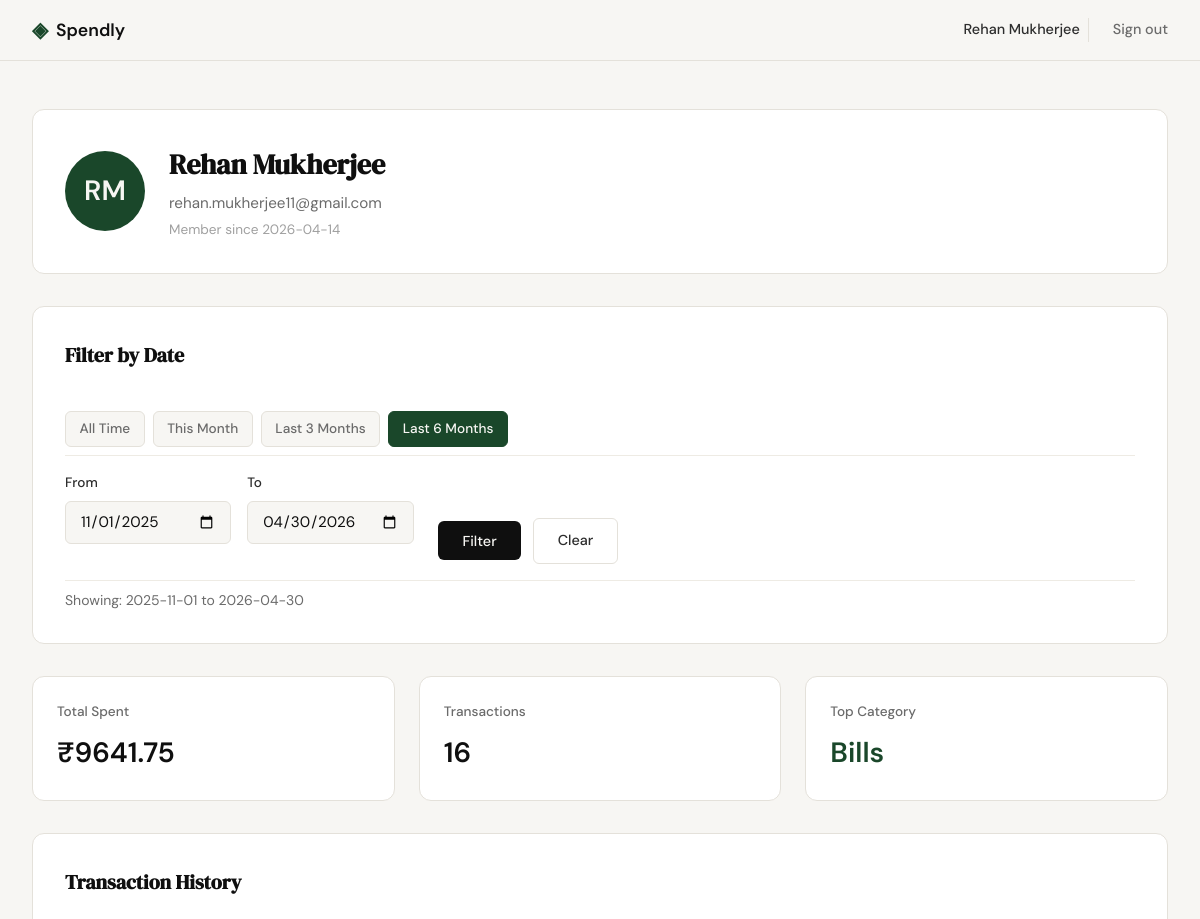
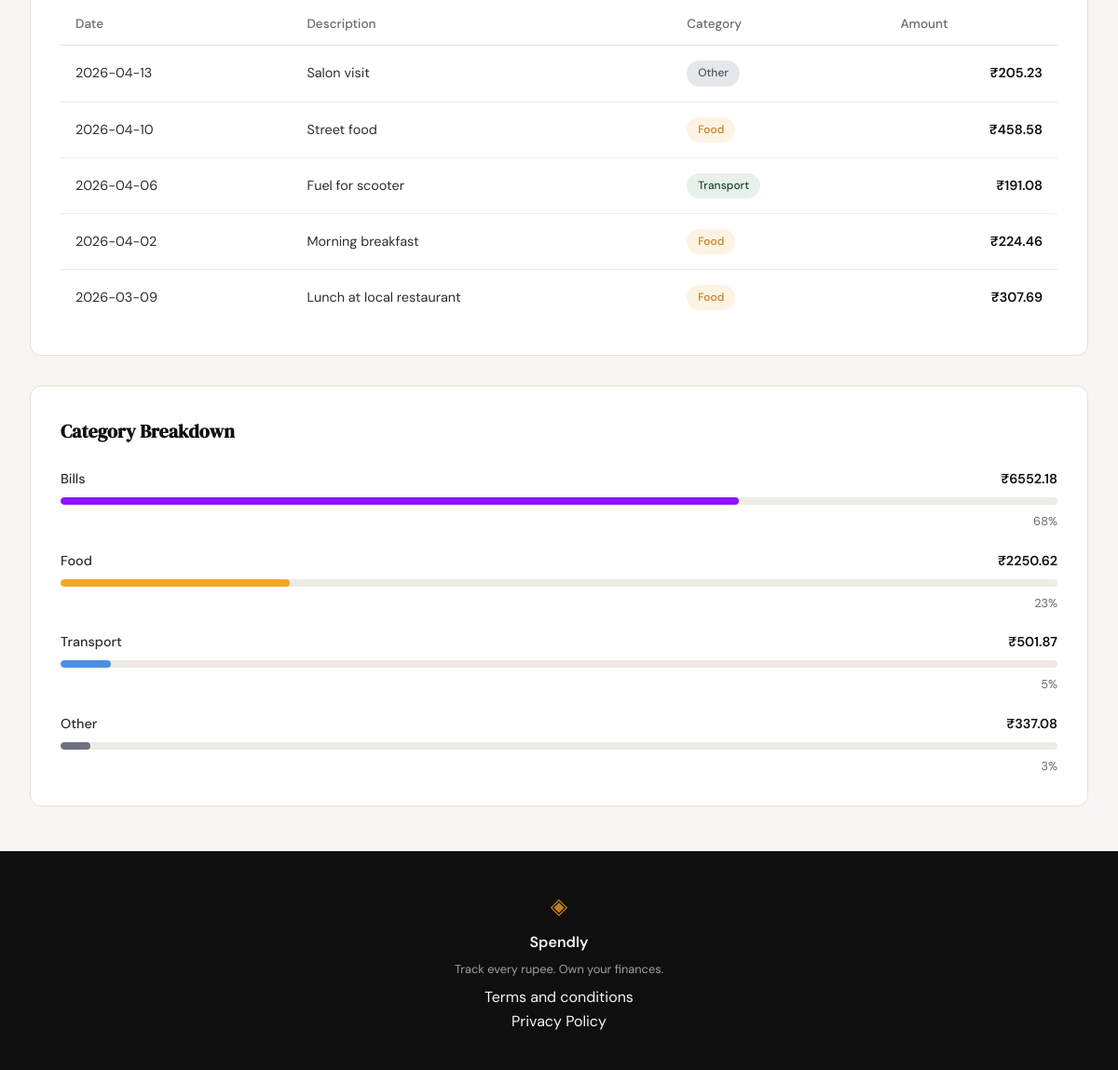
/profile?date_from=2025-11-01&date_to=2026-04-30 (signed in), run on the app's committed database (2 pictures, top to bottom).
### tables this page shows
CREATE TABLE users (
            id INTEGER PRIMARY KEY AUTOINCREMENT,
            name TEXT NOT NULL,
            email TEXT UNIQUE NOT NULL,
            password_hash TEXT NOT NULL,
            created_at TEXT DEFAULT (datetime('now'))
        );

CREATE TABLE expenses (
            id INTEGER PRIMARY KEY AUTOINCREMENT,
            user_id INTEGER NOT NULL,
            amount REAL NOT NULL,
            category TEXT NOT NULL,
            date TEXT NOT NULL,
            description TEXT,
            created_at TEXT DEFAULT (datetime('now')),
            FOREIGN KEY (user_id) REFERENCES users(id)
        );

### app.py (the view)
@app.route("/profile")
def profile():
    if not session.get("user_id"):
        flash("Please log in to view your profile.", "error")
        return redirect(url_for("login"))
    user_id = session["user_id"]
    date_from = parse_date(request.args.get("date_from", ""))
    date_to = parse_date(request.args.get("date_to", ""))
    if date_from and date_to and date_from > date_to:
        flash("Start date must be before end date.", "error")
        date_from = None
        date_to = None
    today = datetime.now().strftime("%Y-%m-%d")
    this_month_start = datetime.now().replace(day=1).strftime("%Y-%m-%d")
    three_months_ago = (datetime.now() - timedelta(days=90)).strftime("%Y-%m-%d")
    six_months_ago = (datetime.now() - timedelta(days=180)).strftime("%Y-%m-%d")
    active_preset = None
    if date_from == this_month_start and date_to == today:
        active_preset = "this_month"
    elif date_from == three_months_ago and date_to == today:
        active_preset = "last_3_months"
    elif date_from == six_months_ago and date_to == today:
        active_preset = "last_6_months"
    elif not date_from and not date_to:
        active_preset = "all_time"
    conn = get_db()
    cursor = conn.cursor()
    cursor.execute("SELECT id, name, email, created_at FROM users WHERE id = ?", (user_id,))
    user_row = cursor.fetchone()
    user = {
        "name": user_row["name"],
        "email": user_row["email"],
        "member_since": user_row["created_at"][:10] if user_row else "Unknown"
    }
    stats = get_summary_stats(cursor, user_id, date_from, date_to)
    transactions = get_recent_transactions(cursor, user_id, limit=5, date_from=date_from, date_to=date_to)
    categories = get_category_breakdown(cursor, user_id, date_from, date_to)
    conn.close()
    return render_template(
        "profile.html",
        user=user,
        stats=stats,
        transactions=transactions,
        categories=categories,
        date_from=date_from or "",
        date_to=date_to or "",
        active_preset=active_preset,
        this_month_start=this_month_start,
        three_months_ago=three_months_ago,
        six_months_ago=six_months_ago,
        today=today
    )

### app.py (called while the page is built)
def parse_date(value):
    if not value or not value.strip():
        return None
    try:
        datetime.strptime(value.strip(), "%Y-%m-%d")
        return value.strip()
    except ValueError:
        return None

### database/db.py (called while the page is built)
def get_db():
    conn = sqlite3.connect(DATABASE)
    conn.row_factory = sqlite3.Row
    conn.execute("PRAGMA foreign_keys = ON")
    return conn

### templates/profile.html (shortened to what this page needs)
{% extends "base.html" %}
{% block content %}
<div class="profile-container">
    <div class="profile-card">
        <div class="profile-header">
            <div class="profile-avatar">
                {{ user.name[0]|upper }}{{ user.name.split()[-1][0]|upper if ' ' in user.name else '' }}
            </div>
            <div class="profile-info">
                <h1 class="profile-name">{{ user.name }}</h1>
                <p class="profile-email">{{ user.email }}</p>
                <p class="profile-member">Member since {{ user.member_since }}</p>
            </div>
        </div>
    </div>
    <div class="profile-card filter-section">
        <h2 class="section-title">Filter by Date</h2>
        <div class="filter-presets">
            <a href="{{ url_for('profile') }}" class="btn-preset {{ 'active' if active_preset == 'all_time' else '' }}">All Time</a>
            <a href="{{ url_for('profile', date_from=this_month_start, date_to=today) }}" class="btn-preset {{ 'active' if active_preset == 'this_month' else '' }}">This Month</a>
            <a href="{{ url_for('profile', date_from=three_months_ago, date_to=today) }}" class="btn-preset {{ 'active' if active_preset == 'last_3_months' else '' }}">Last 3 Months</a>
            <a href="{{ url_for('profile', date_from=six_months_ago, date_to=today) }}" class="btn-preset {{ 'active' if active_preset == 'last_6_months' else '' }}">Last 6 Months</a>
        </div>
        <form method="GET" action="{{ url_for('profile') }}" class="date-filter-form">
            <div class="filter-inputs">
                <div class="form-group">
                    <label for="date_from">From</label>
                    <input type="date" id="date_from" name="date_from" value="{{ date_from }}" class="form-input">
                </div>
                <div class="form-group">
                    <label for="date_to">To</label>
                    <input type="date" id="date_to" name="date_to" value="{{ date_to }}" class="form-input">
                </div>
            </div>
            <div class="filter-actions">
                <button type="submit" class="btn-primary">Filter</button>
                <a href="{{ url_for('profile') }}" class="btn-ghost">Clear</a>
            </div>
        </form>
        {% if date_from and date_to %}
        <p class="filter-active">Showing: {{ date_from }} to {{ date_to }}</p>
        {% endif %}
    </div>
    <div class="stats-grid">
        <div class="stat-card">
            <span class="stat-label">Total Spent</span>
            <span class="stat-value">₹{{ "%.2f"|format(stats.total_spent) }}</span>
        </div>
        <div class="stat-card">
            <span class="stat-label">Transactions</span>
            <span class="stat-value">{{ stats.transaction_count }}</span>
        </div>
        <div class="stat-card">
            <span class="stat-label">Top Category</span>
            <span class="stat-value stat-category">{{ stats.top_category }}</span>
        </div>
    </div>
    <div class="profile-card">
        <h2 class="section-title">Transaction History</h2>
        <table class="transactions-table">
            <thead>
                <tr>
                    <th>Date</th>
                    <th>Description</th>
                    <th>Category</th>
                    <th>Amount</th>
                </tr>
            </thead>
            <tbody>
                {% for txn in transactions %}
                <tr>
                    <td>{{ txn.date }}</td>
                    <td>{{ txn.description }}</td>
                    <td><span class="badge badge-{{ txn.category|lower }}">{{ txn.category }}</span></td>
                    <td class="amount">₹{{ "%.2f"|format(txn.amount) }}</td>
                </tr>
                {% endfor %}
            </tbody>
        </table>
    </div>
    <div class="profile-card">
        <h2 class="section-title">Category Breakdown</h2>
        <div class="category-list">
            {% for cat in categories %}
            <div class="category-item">
                <div class="category-info">
                    <span class="category-name">{{ cat.name }}</span>
                    <span class="category-amount">₹{{ "%.2f"|format(cat.amount) }}</span>
                </div>
                <div class="progress-track">
                    <div class="progress-bar progress-{{ cat.name|lower }}" style="width: {{ cat.percentage }}%"></div>
                </div>
                <span class="category-percentage">{{ cat.percentage }}%</span>
            </div>
            {% endfor %}
        </div>
    </div>
</div>
{% endblock %}

### templates/base.html (shortened to what this page needs)
<!DOCTYPE html>
<html lang="en">
<head>
    <link rel="stylesheet" href="{{ url_for('static', filename='css/style.css') }}">
</head>
<body>
    <nav class="navbar">
        <div class="nav-inner">
            <a href="{{ url_for('landing') }}" class="nav-brand">
                <span class="brand-icon">◈</span>
                <span class="brand-name">Spendly</span>
            </a>
            <div class="nav-links">
                {% if session.get('user_id') %}
                    <span class="nav-user">{{ session.get('user_name', 'User') }}</span>
                    <a href="{{ url_for('logout') }}">Sign out</a>
                {% else %}
                    <a href="{{ url_for('login') }}">Sign in</a>
                    <a href="{{ url_for('register') }}" class="nav-cta">Get started</a>
                {% endif %}
            </div>
        </div>
    </nav>
    <main class="main-content">
        {% block content %}{% endblock %}
    </main>
    <footer class="footer">
        <div class="footer-inner">
            <span class="brand-icon">◈</span>
            <span class="footer-name">Spendly</span>
            <p class="footer-copy">Track every rupee. Own your finances.</p>
            <div class="footer-links">
                <a href="{{ url_for('terms') }}">Terms and conditions</a><br>
                <a href="{{ url_for('privacy') }}">Privacy Policy</a>
            </div>
        </div>
    </footer>
</body>
</html>

### data on the page
users: get "Rehan Mukherjee", name "R", name "M", name "Rehan Mukherjee", email "rehan.mukherjee11@gmail.com"
expenses: date "2026-04-13", description "Salon visit", category "Other", amount "205.23"
expenses: date "2026-04-10", description "Street food", category "Food", amount "458.58"
expenses: date "2026-04-06", description "Fuel for scooter", category "Transport", amount "191.08"
expenses: date "2026-04-02", description "Morning breakfast", category "Food", amount "224.46"
expenses: date "2026-03-09", description "Lunch at local restaurant", category "Food", amount "307.69"

### other printed values
{{ user.member_since }} "2026-04-14"
{{ date_from }} "2025-11-01"
{{ date_to }} "2026-04-30"
{{ "%.2f"|format(stats.total_spent) }} "9641.75"
{{ stats.transaction_count }} "16"
{{ stats.top_category }} "Bills"
{{ cat.name }} "Bills" "Food" "Transport" "Other"
{{ "%.2f"|format(cat.amount) }} "6552.18" "2250.62" "501.87" "337.08"
{{ cat.percentage }} "68" "23" "5" "3"
